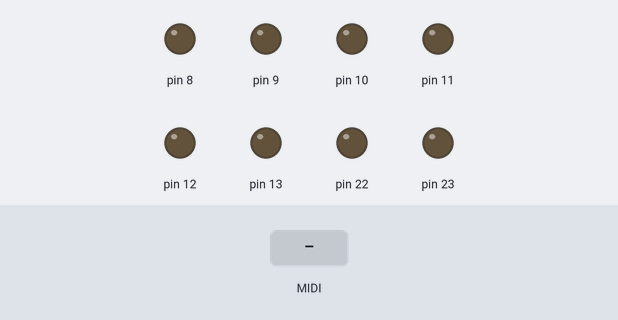
This sketch was run on a simulated Arduino Uno, built with avr-gcc and run on an emulated ATmega328P. On the bench: output pins drawn as LEDs (lit = HIGH). The inputs (shaded band) are chosen by the test bench. MIDI output is not drawn.

Above: at 1.2 s.
1.3 s: MIDI note 36 received
At 1.53 s:
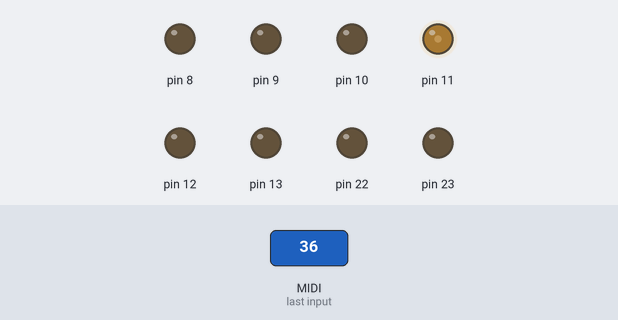
4.3 s: MIDI note 48 received
At 5.3 s:
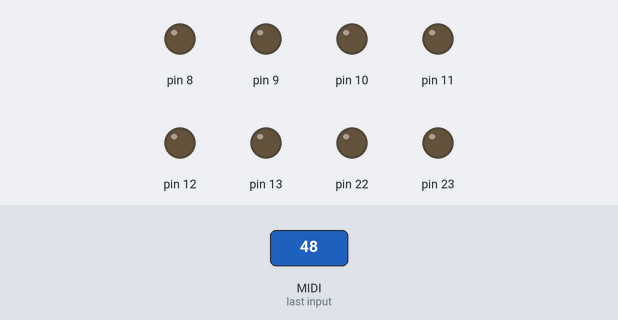
Timing chart, 0 to 7.3 s (numbered marks = the images above; inputs shaded):
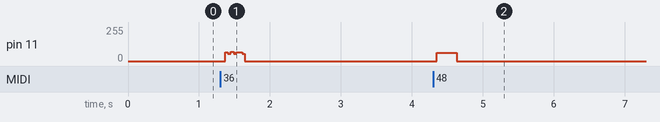

The sketch:

02a_play_2ch.ino
```cpp
// output PWM wave to D11 pin
// Need to connect D11 <-> A speaker

#include <MIDI.h>
MIDI_CREATE_DEFAULT_INSTANCE();

const uint16_t Fs = 10000;
uint16_t sine_freq[2] = {440, 440};       //can change
uint16_t timer_count[2];        //When running ISR(), will count up.
uint16_t timer_count_limit[2];  //These is a judge condition to clear timer_count.
uint16_t timer_sample[2];       //The indicator to access sinetable[].
float volume[2] = {0, 0};
float note_num_list[128];


const uint8_t sinetable[256] PROGMEM = {
        127,130,133,136,139,143,146,149,152,155,158,161,164,167,170,173,176,178,
        181,184,187,190,192,195,198,200,203,205,208,210,212,215,217,219,221,
        223,225,227,229,231,233,234,236,238,239,240,
        242,243,244,245,247,248,249,249,250,251,252,252,253,253,253,254,254,254,
        254,254,254,254,253,253,253,252,252,251,250,249,249,248,247,245,244,
        243,242,240,239,238,236,234,233,231,229,227,225,223,
        221,219,217,215,212,210,208,205,203,200,198,195,192,190,187,184,181,178,
        176,173,170,167,164,161,158,155,152,149,146,143,139,136,133,130,127,
        124,121,118,115,111,108,105,102,99,96,93,90,87,84,81,78,
        76,73,70,67,64,62,59,56,54,51,49,46,44,42,39,37,35,33,31,29,27,25,23,21,
        20,18,16,15,14,12,11,10,9,7,6,5,5,4,3,2,2,1,1,1,0,0,0,0,0,0,0,1,1,1,
        2,2,3,4,5,5,6,7,9,10,11,12,14,15,16,18,20,21,23,25,27,29,31,
        33,35,37,39,42,44,46,49,51,54,56,59,62,64,67,70,73,76,78,81,84,87,90,93,
        96,99,102,105,108,111,115,118,121,124
};

void setMidiNoteNumber(void){
    note_num_list[127] = 12543.85;
    note_num_list[126] = 11839.82;
    note_num_list[125] = 11175.3;
    note_num_list[124] = 10548.08;
    note_num_list[123] = 9956.06;
    note_num_list[122] = 9397.27;
    note_num_list[121] = 8869.84;
    note_num_list[120] = 8372.02;
    note_num_list[119] = 7902.13;
    note_num_list[118] = 7458.62;
    note_num_list[117] = 7040;
    note_num_list[116] = 6644.88;
    note_num_list[115] = 6271.93;
    note_num_list[114] = 5919.91;
    note_num_list[113] = 5587.65;
    note_num_list[112] = 5274.04;
    note_num_list[111] = 4978.03;
    note_num_list[110] = 4698.64;
    note_num_list[109] = 4434.92;
    note_num_list[108] = 4186.01;
    note_num_list[107] = 3951.07;
    note_num_list[106] = 3729.31;
    note_num_list[105] = 3520;
    note_num_list[104] = 3322.44;
    note_num_list[103] = 3135.96;
    note_num_list[102] = 2959.96;
    note_num_list[101] = 2793.83;
    note_num_list[100] = 2637.02;
    note_num_list[99] = 2489.02;
    note_num_list[98] = 2349.32;
    note_num_list[97] = 2217.46;
    note_num_list[96] = 2093;
    note_num_list[95] = 1975.53;
    note_num_list[94] = 1864.66;
    note_num_list[93] = 1760;
    note_num_list[92] = 1661.22;
    note_num_list[91] = 1567.98;
    note_num_list[90] = 1479.98;
    note_num_list[89] = 1396.91;
    note_num_list[88] = 1318.51;
    note_num_list[87] = 1244.51;
    note_num_list[86] = 1174.66;
    note_num_list[85] = 1108.73;
    note_num_list[84] = 1046.5;
    note_num_list[83] = 987.77;
    note_num_list[82] = 932.33;
    note_num_list[81] = 880;
    note_num_list[80] = 830.61;
    note_num_list[79] = 783.99;
    note_num_list[78] = 739.99;
    note_num_list[77] = 698.46;
    note_num_list[76] = 659.26;
    note_num_list[75] = 622.25;
    note_num_list[74] = 587.33;
    note_num_list[73] = 554.37;
    note_num_list[72] = 523.25;
    note_num_list[71] = 493.88;
    note_num_list[70] = 466.16;
    note_num_list[69] = 440;
    note_num_list[68] = 415.3;
    note_num_list[67] = 392;
    note_num_list[66] = 369.99;
    note_num_list[65] = 349.23;
    note_num_list[64] = 329.63;
    note_num_list[63] = 311.13;
    note_num_list[62] = 293.66;
    note_num_list[61] = 277.18;
    note_num_list[60] = 261.63;
    note_num_list[59] = 246.94;
    note_num_list[58] = 233.08;
    note_num_list[57] = 220;
    note_num_list[56] = 207.65;
    note_num_list[55] = 196;
    note_num_list[54] = 185;
    note_num_list[53] = 174.61;
    note_num_list[52] = 164.81;
    note_num_list[51] = 155.56;
    note_num_list[50] = 146.83;
    note_num_list[49] = 138.59;
    note_num_list[48] = 130.81;
    note_num_list[47] = 123.47;
    note_num_list[46] = 116.54;
    note_num_list[45] = 110;
    note_num_list[44] = 103.83;
    note_num_list[43] = 98;
    note_num_list[42] = 92.5;
    note_num_list[41] = 87.31;
    note_num_list[40] = 82.41;
    note_num_list[39] = 77.78;
    note_num_list[38] = 73.42;
    note_num_list[37] = 69.3;
    note_num_list[36] = 65.41;
    note_num_list[35] = 61.74;
    note_num_list[34] = 58.27;
    note_num_list[33] = 55;
    note_num_list[32] = 51.91;
    note_num_list[31] = 49;
    note_num_list[30] = 46.25;
    note_num_list[29] = 43.65;
    note_num_list[28] = 41.2;
    note_num_list[27] = 38.89;
    note_num_list[26] = 36.71;
    note_num_list[25] = 34.65;
    note_num_list[24] = 32.7;
    note_num_list[23] = 30.87;
    note_num_list[22] = 29.14;
    note_num_list[21] = 27.5;
    note_num_list[20] = 25.96;
    note_num_list[19] = 24.5;
    note_num_list[18] = 23.12;
    note_num_list[17] = 21.83;
    note_num_list[16] = 20.6;
    note_num_list[15] = 19.45;
    note_num_list[14] = 18.35;
    note_num_list[13] = 17.32;
    note_num_list[12] = 16.35;
    note_num_list[11] = 15.43;
    note_num_list[10] = 14.57;
    note_num_list[9] = 13.75;
    note_num_list[8] = 12.98;
    note_num_list[7] = 12.25;
    note_num_list[6] = 11.56;
    note_num_list[5] = 10.91;
    note_num_list[4] = 10.3;
    note_num_list[3] = 9.72;
    note_num_list[2] = 9.18;
    note_num_list[1] = 8.66;
    note_num_list[0] = 8.18;
}


void handleNoteOn(byte channel, byte note_num, byte velocity){
    switch(channel){
        case 1:
            if(velocity){
                volume[0] = 0.5;
                sine_freq[0] = (uint16_t)note_num_list[note_num];
                timer_count[0] = 0;
                timer_count_limit[0] = Fs/sine_freq[0];
                timer_sample[0] = 0;
            }
            else volume[0] = 0;
            break;
        case 2:
            if(velocity){
                volume[1] = 0.5;
                sine_freq[1] = (uint16_t)note_num_list[note_num];
                timer_count[1] = 0;
                timer_count_limit[1] = Fs/sine_freq[1];
                timer_sample[1] = 0;
            }
            else volume[1] = 0;
            break;
        default:
            break;
    }
}

void handleNoteOff(byte channel, byte note_num, byte velocity){
    switch(channel){
        case 1:
            volume[0] = 0;
            break;
        case 2:
            volume[1] = 0;
            break;
        default:
            break;
    }
}

void setup(void){

    //Initialize the variables
    setMidiNoteNumber();

    timer_count[0] = 0;
    timer_count[1] = 0;

    timer_count_limit[0] = Fs/sine_freq[0];
    timer_count_limit[1] = Fs/sine_freq[1];

    timer_sample[0] = 0;
    timer_sample[1] = 0;

    //start setting AVR timers (disable interrupt)
    cli();

    // Set baud rate to 31,250. Requires modification if clock speed is not 16MHz.
    UBRR0H = ((16000000 / 16 + 31250 / 2) / 31250 - 1) >> 8;
    UBRR0L = ((16000000 / 16 + 31250 / 2) / 31250 - 1);
    // Set frame format to 8 data bits, no parity, 1 stop bit
    UCSR0C |= (1<<UCSZ01)|(1<<UCSZ00);
    // enable rx
    UCSR0B |= _BV(RXEN0);
    // USART RX interrupt enable bit on
    UCSR0B |= _BV(RXCIE0);

    MIDI.begin(0);  //all channel
//    MIDI.setHandleNoteOn(handleNoteOn);     //set callback at recieve NOTE-ON
//    MIDI.setHandleNoteOff(handleNoteOff);   //set callback at recieve NOTE-OFF

    //Timer2 for output sound wave(PWM output)
    ASSR    = 0b10011111;   //set LOW to EXCLK and AS2, set HIGH to others.
    TCCR2A  = 0b10000011;   //set HIGH to COM2A1, WGM21, and WGM20, set LOW to others.
    TCCR2B  = 0b11110001;   //set LOW to WGM22, CS22, CS21, set HIGH to others.
    OCR2A   = 128;        //Wave amplitude(0-255, center = 128)
    DDRB = 0b11111111;  //set output portB

    //Timer1 for calculation output signal(set to 10kHz)
    TCCR1B = 0b00001010;        //CTC mode, prescaler=8(010)
    TCCR1A = 0b00000000;
    TIMSK1 = 0b00000010;        //compare with OCR1A value
    OCR1A  = 200;                // (16,000,000 / 8) / 10000     -> 10000 times per sec

    //enable interrupt
    sei();
}

void loop(void){
    int type, note, velocity, channel;
    byte r = MIDI.read();
    if (r == 1) {
        byte type = MIDI.getType();
        switch (type) {
            case 0x90:
                note = MIDI.getData1();
                velocity = MIDI.getData2();
                channel = MIDI.getChannel();
                handleNoteOn(channel, note, velocity);
                break;
            case 0x80:
                note = MIDI.getData1();
                velocity = MIDI.getData2();
                channel = MIDI.getChannel();
                handleNoteOff(channel, note, velocity);
                break;
            default:
                break;
        }
    }
}

ISR(TIMER1_COMPA_vect) {            //call rate = 10kHz

    //refresh timer_sample[]
    timer_sample[0] = 256*timer_count[0] / timer_count_limit[0];
    timer_sample[1] = 256*timer_count[1] / timer_count_limit[1];

    //calc wave amplitude
    OCR2A = (uint8_t)(sinetable[timer_sample[0]] * volume[0]) +
            (uint8_t)(sinetable[timer_sample[1]] * volume[1]);

    //count up
    timer_count[0]++;
    if(timer_count[0] > timer_count_limit[0]) timer_count[0]=0;         //if (timer_count/Fs) > (1/sine_freq)
    timer_count[1]++;
    if(timer_count[1] > timer_count_limit[1]) timer_count[1]=0;         //if (timer_count/Fs) > (1/sine_freq)
}
```

Measured:
- after the input at 1.3 s, pin 11: 0/255 → 67/255 after 0.07 s, → 0/255 0.24 s later
- after the input at 4.3 s, pin 11: 0/255 → 61/255 after 0.05 s, → 0/255 0.28 s later
